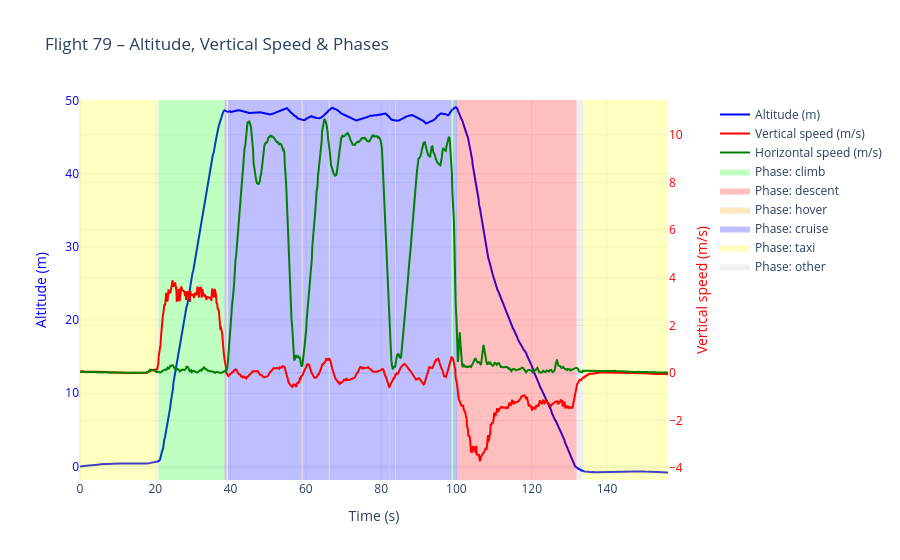

Source (notebook cell):
### Markdown cell above
### Visualize different phase of flight with Line graph

### Code cell
flight_id = 79
d = df[df["flight"] == flight_id].copy()

# ------------------ Define colors for phases ------------------
phase_colors = {
    "climb":   "rgba(0,255,0,0.25)",      # light green
    "descent": "rgba(255,0,0,0.25)",      # light red
    "hover":   "rgba(255,165,0,0.25)",    # light orange
    "cruise":  "rgba(0,0,255,0.25)",      # light blue
    "taxi":    "rgba(255,255,0,0.25)",    # light yellow
    "other":   "rgba(150,150,150,0.15)"   # light gray
}

# ------------------ Build customdata for hover ------------------
customdata = np.stack((
    d["altitude_measured"],
    d["vz_from_alt"],
    d["horizontal_speed"],
    d["phase"]
), axis=-1)

fig = plot_flight_altitude_speed(
    d,
    customdata=customdata,
    phase_colors=phase_colors,
    flight_id=flight_id,
    show=True
)

### Figure 1 — Plotly figure (JSON) as saved in the notebook; plotly's stock layout.template omitted (floating-point values rounded to 4 significant figures; data arrays with more than 128 entries replaced by an {"elided": "..."} marker saying what was removed)
{"data": [{"customdata": {"elided": "1043x4 mixed values"}, "hovertemplate": "Time: %{x:.2f} s<br>Altitude: %{customdata[0]:.2f} m<br>Vertical speed: %{customdata[1]:.2f} m/s<br>Horizontal speed: %{customdata[2]:.2f} m/s<br>Phase: %{customdata[3]}<extra></extra>", "line": {"color": "blue", "width": 2}, "mode": "lines", "name": "Altitude (m)", "type": "scatter", "x": {"elided": "1043 float values"}, "y": {"elided": "1043 float values"}}, {"customdata": {"elided": "1043x4 mixed values"}, "hovertemplate": "Time: %{x:.2f} s<br>Altitude: %{customdata[0]:.2f} m<br>Vertical speed: %{customdata[1]:.2f} m/s<br>Horizontal speed: %{customdata[2]:.2f} m/s<br>Phase: %{customdata[3]}<extra></extra>", "line": {"color": "red", "width": 2}, "mode": "lines", "name": "Vertical speed (m/s)", "type": "scatter", "x": {"elided": "1043 float values"}, "y": {"elided": "1043 float values"}, "yaxis": "y2"}, {"customdata": {"elided": "1043x4 mixed values"}, "hovertemplate": "Time: %{x:.2f} s<br>Altitude: %{customdata[0]:.2f} m<br>Vertical speed: %{customdata[1]:.2f} m/s<br>Horizontal speed: %{customdata[2]:.2f} m/s<br>Phase: %{customdata[3]}<extra></extra>", "line": {"color": "green", "width": 2}, "mode": "lines", "name": "Horizontal speed (m/s)", "type": "scatter", "x": {"elided": "1043 float values"}, "y": {"elided": "1043 float values"}, "yaxis": "y2"}, {"fill": "toself", "fillcolor": "rgba(0,255,0,0.25)", "hoverinfo": "skip", "line": {"width": 0}, "mode": "lines", "name": "Phase: climb", "showlegend": true, "type": "scatter", "x": {"elided": "720 float values"}, "y": {"elided": "720 float values"}}, {"fill": "toself", "fillcolor": "rgba(255,0,0,0.25)", "hoverinfo": "skip", "line": {"width": 0}, "mode": "lines", "name": "Phase: descent", "showlegend": true, "type": "scatter", "x": {"elided": "1272 float values"}, "y": {"elided": "1272 float values"}}, {"fill": "toself", "fillcolor": "rgba(255,165,0,0.25)", "hoverinfo": "skip", "line": {"width": 0}, "mode": "lines", "name": "Phase: hover", "showlegend": true, "type": "scatter", "x": [38.9, 39.1, 39.1, 38.9, 38.9, null, 39.1, 39.3, 39.3, 39.1, 39.1, null, 58.9, 59.1, 59.1, 58.9, 58.9, null, 83.7, 83.8, 83.8, 83.7, 83.7, null], "y": [-1.856, -1.856, 50.08, 50.08, -1.856, null, -1.856, -1.856, 50.08, 50.08, -1.856, null, -1.856, -1.856, 50.08, 50.08, -1.856, null, -1.856, -1.856, 50.08, 50.08, -1.856, null]}, {"fill": "toself", "fillcolor": "rgba(0,0,255,0.25)", "hoverinfo": "skip", "line": {"width": 0}, "mode": "lines", "name": "Phase: cruise", "showlegend": true, "type": "scatter", "x": {"elided": "2424 float values"}, "y": {"elided": "2424 float values"}}, {"fill": "toself", "fillcolor": "rgba(255,255,0,0.25)", "hoverinfo": "skip", "line": {"width": 0}, "mode": "lines", "name": "Phase: taxi", "showlegend": true, "type": "scatter", "x": {"elided": "1728 float values"}, "y": {"elided": "1728 float values"}}, {"fill": "toself", "fillcolor": "rgba(150,150,150,0.15)", "hoverinfo": "skip", "line": {"width": 0}, "mode": "lines", "name": "Phase: other", "showlegend": true, "type": "scatter", "x": [20.6, 20.81, 20.81, 20.6, 20.6, null, 20.81, 20.9, 20.9, 20.81, 20.81, null, 131.9, 132.1, 132.1, 131.9, 131.9, null, 132.1, 132.3, 132.3, 132.1, 132.1, null, 132.3, 132.4, 132.4, 132.3, 132.3, null, 132.4, 132.5, 132.5, 132.4, 132.4, null, 132.5, 132.7, 132.7, 132.5, 132.5, null, 132.7, 132.8, 132.8, 132.7, 132.7, null, 132.8, 133, 133, 132.8, 132.8, null, 133, 133.2, 133.2, 133, 133, null, 133.2, 133.3, 133.3, 133.2, 133.2, null, 133.3, 133.4, 133.4, 133.3, 133.3, null, 133.4, 133.6, 133.6, 133.4, 133.4, null, 133.6, 133.7, 133.7, 133.6, 133.6, null], "y": [-1.856, -1.856, 50.08, 50.08, -1.856, null, -1.856, -1.856, 50.08, 50.08, -1.856, null, -1.856, -1.856, 50.08, 50.08, -1.856, null, -1.856, -1.856, 50.08, 50.08, -1.856, null, -1.856, -1.856, 50.08, 50.08, -1.856, null, -1.856, -1.856, 50.08, 50.08, -1.856, null, -1.856, -1.856, 50.08, 50.08, -1.856, null, -1.856, -1.856, 50.08, 50.08, -1.856, null, -1.856, -1.856, 50.08, 50.08, -1.856, null, -1.856, -1.856, 50.08, 50.08, -1.856, null, -1.856, -1.856, 50.08, 50.08, -1.856, null, -1.856, -1.856, 50.08, 50.08, -1.856, null, -1.856, -1.856, 50.08, 50.08, -1.856, null, -1.856, -1.856, 50.08, 50.08, -1.856, null]}], "layout": {"legend": {"bgcolor": "rgba(255,255,255,0.7)", "x": 1.08, "y": 1}, "margin": {"r": 120}, "title": {"text": "Flight 79 – Altitude, Vertical Speed & Phases"}, "xaxis": {"title": {"text": "Time (s)"}}, "yaxis": {"range": [-1.856, 50.08], "tickfont": {"color": "blue"}, "title": {"font": {"color": "blue"}, "text": "Altitude (m)"}}, "yaxis2": {"overlaying": "y", "side": "right", "tickfont": {"color": "red"}, "title": {"font": {"color": "red"}, "text": "Vertical speed (m/s)"}}}}
